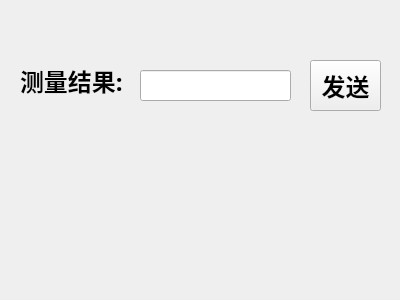
<?xml version="1.0" encoding="UTF-8"?>
<ui version="4.0">
 <class>Form</class>
 <widget class="QWidget" name="Form">
  <property name="geometry">
   <rect>
    <x>0</x>
    <y>0</y>
    <width>400</width>
    <height>300</height>
   </rect>
  </property>
  <property name="windowTitle">
   <string>人工录入</string>
  </property>
  <widget class="QPushButton" name="sendButton">
   <property name="geometry">
    <rect>
     <x>310</x>
     <y>60</y>
     <width>71</width>
     <height>51</height>
    </rect>
   </property>
   <property name="font">
    <font>
     <family>Agency FB</family>
     <pointsize>18</pointsize>
     <weight>75</weight>
     <bold>true</bold>
    </font>
   </property>
   <property name="text">
    <string>发送</string>
   </property>
  </widget>
  <widget class="QLabel" name="label">
   <property name="geometry">
    <rect>
     <x>20</x>
     <y>60</y>
     <width>111</width>
     <height>41</height>
    </rect>
   </property>
   <property name="font">
    <font>
     <family>Agency FB</family>
     <pointsize>18</pointsize>
     <weight>75</weight>
     <bold>true</bold>
    </font>
   </property>
   <property name="text">
    <string>测量结果:</string>
   </property>
  </widget>
  <widget class="QLineEdit" name="measureResultlineEdit">
   <property name="geometry">
    <rect>
     <x>140</x>
     <y>70</y>
     <width>151</width>
     <height>31</height>
    </rect>
   </property>
  </widget>
 </widget>
 <resources/>
 <connections/>
</ui>
